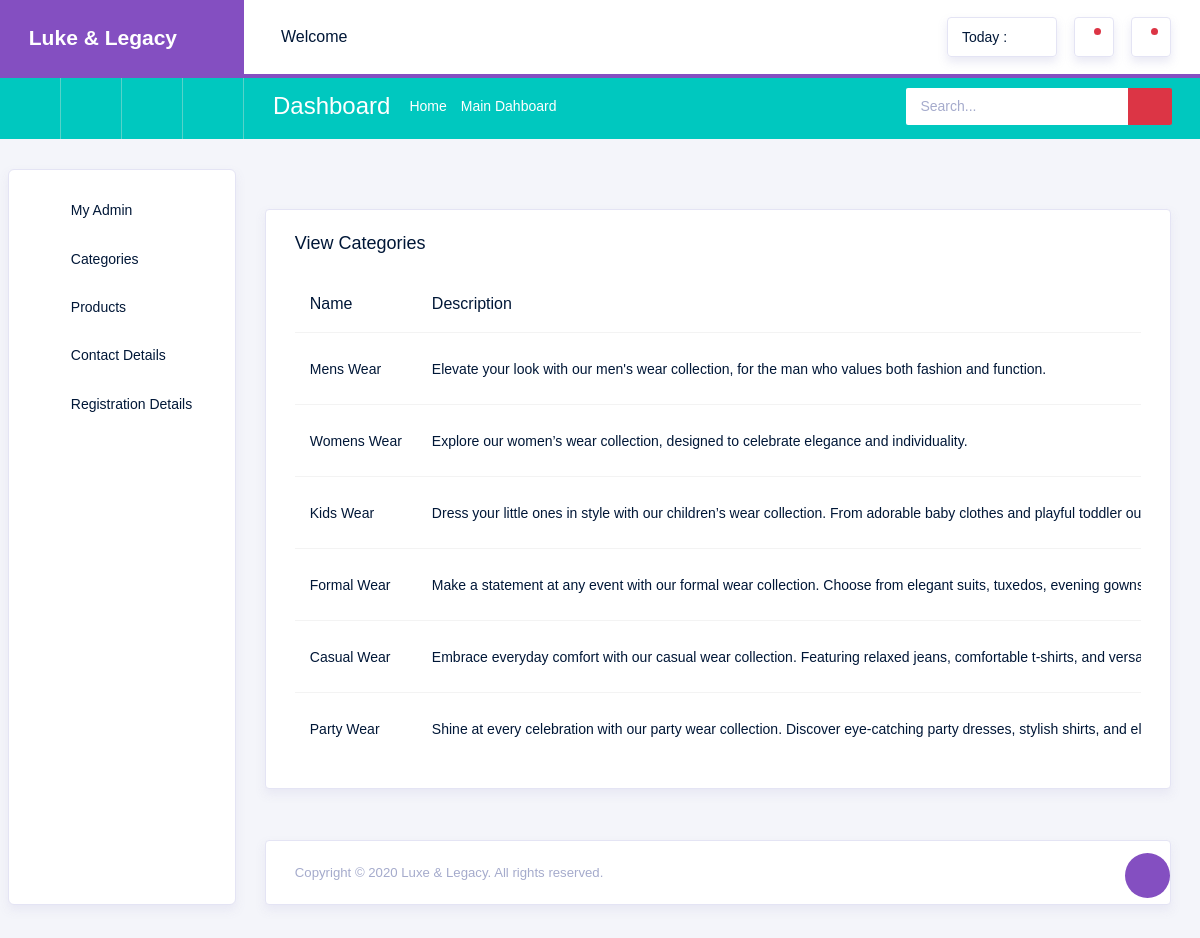
/Textileapp/view_category/, run on the app's committed database.
### Textileapp/models.py (models this page shows)
class TextileDB(models.Model):
    Name = models.CharField(max_length=50,null=True,blank=True)
    Description = models.CharField(max_length=50, null=True, blank=True)
    Image = models.ImageField(upload_to="Category Images", null=True, blank=True)

### Textileapp/views.py (the view)
# urls.py: path("view_category/",views.view_category,name="view_category"),
def view_category(request):
    data = TextileDB.objects.all()
    return render(request, "View_Category.html", {'data':data})

### Textileapp/templates/View_Category.html (shortened to what this page needs)
<!DOCTYPE html>
{% extends 'index.html' %}
{% block content %}
<html lang="en">
<head>
</head>
<body>
    <div class="col-lg-18 grid-margin stretch-card" style="margin-top:40px;">
              <div class="card">
                <div class="card-body">
                  <h4 class="card-title">View Categories</h4>
                  <div class="table-responsive">
                    <table class="table table-hover">
                      <thead>
                        <tr>
                          <th>Name</th>
                          <th>Description</th>
                        </tr>
                      </thead>
                      <tbody>
                       {% for d in data %}
                            <tr>
                                <td>{{ d.Name }}</td>
                                <td>{{ d.Description }}</td>
                        </tr>
                       {% endfor %}
                      </tbody>
                    </table>
                  </div>
                </div>
              </div>
            </div>
</body>
</html>
{% endblock %}

### Textileapp/templates/index.html (shortened to what this page needs)
<!DOCTYPE html>
{% load static %}
<html lang="en">
<head>
  <link rel="stylesheet" href="{% static 'assets/vendors/typicons/typicons.css' %}">
  <link rel="stylesheet" href="{% static 'assets/vendors/css/vendor.bundle.base.css' %}">
  <link rel="stylesheet" href="{% static 'assets/css/vertical-layout-light/style.css' %}">
</head>
<body>
  <div class="container-scroller">
    <nav class="navbar col-lg-12 col-12 p-0 fixed-top d-flex flex-row">
      <div class="navbar-brand-wrapper d-flex justify-content-center">
        <div class="navbar-brand-inner-wrapper d-flex justify-content-between align-items-center w-100">
          <a class="navbar-brand brand-logo" href="{% url 'textile_index' %}"><p style="color:white;font-weight:700;font-size:21px;margin-top:10px;">Luke & Legacy</p></a>
          <button class="navbar-toggler navbar-toggler align-self-center" type="button" data-toggle="minimize">
            <span class="typcn typcn-th-menu"></span>
          </button>
        </div>
      </div>
      <div class="navbar-menu-wrapper d-flex align-items-center justify-content-end">
        <ul class="navbar-nav mr-lg-2">
          <li class="nav-item nav-profile dropdown">
            <a class="nav-link" href="#" data-toggle="dropdown" id="profileDropdown">
              <span class="nav-profile-name">Welcome {{request.session.username}}</span>
            </a>
          </li>
        </ul>
        <ul class="navbar-nav navbar-nav-right">
          <li class="nav-item nav-date dropdown">
            <a class="nav-link d-flex justify-content-center align-items-center" href="javascript:;">
              <h6 class="date mb-0">Today : {{x}}</h6>
              <i class="typcn typcn-calendar"></i>
            </a>
          </li>
          <li class="nav-item dropdown">
            <a class="nav-link count-indicator dropdown-toggle d-flex justify-content-center align-items-center" id="messageDropdown" href="#" data-toggle="dropdown">
              <i class="typcn typcn-cog-outline mx-0"></i>
              <span class="count"></span>
            </a>
          </li>
          <li class="nav-item dropdown mr-0">
            <a class="nav-link count-indicator dropdown-toggle d-flex align-items-center justify-content-center" id="notificationDropdown" href="#" data-toggle="dropdown">
              <i class="typcn typcn-bell mx-0"></i>
              <span class="count"></span>
            </a>
          </li>
        </ul>
      </div>
    </nav>
    <nav class="navbar-breadcrumb col-xl-12 col-12 d-flex flex-row p-0">
      <div class="navbar-links-wrapper d-flex align-items-stretch">
        <div class="nav-link">
          <a href="javascript:;"><i class="typcn typcn-calendar-outline"></i></a>
        </div>
        <div class="nav-link">
          <a href="javascript:;"><i class="typcn typcn-mail"></i></a>
        </div>
        <div class="nav-link">
          <a href="javascript:;"><i class="typcn typcn-folder"></i></a>
        </div>
        <div class="nav-link">
          <a href="javascript:;"><i class="typcn typcn-document-text"></i></a>
        </div>
      </div>
      <div class="navbar-menu-wrapper d-flex align-items-center justify-content-end">
        <ul class="navbar-nav mr-lg-2">
          <li class="nav-item ml-0">
            <h4 class="mb-0">Dashboard</h4>
          </li>
          <li class="nav-item">
            <div class="d-flex align-items-baseline">
              <p class="mb-0">Home</p>
              <i class="typcn typcn-chevron-right"></i>
              <p class="mb-0">Main Dahboard</p>
            </div>
          </li>
        </ul>
        <ul class="navbar-nav navbar-nav-right">
          <li class="nav-item nav-search d-none d-md-block mr-0">
            <div class="input-group">
              <input type="text" class="form-control" placeholder="Search..." aria-label="search" aria-describedby="search">
              <div class="input-group-prepend">
                <span class="input-group-text" id="search">
                  <i class="typcn typcn-zoom"></i>
                </span>
              </div>
            </div>
          </li>
        </ul>
      </div>
    </nav>
    <div class="container-fluid page-body-wrapper">
      <div class="theme-setting-wrapper">
        <div id="settings-trigger"><i class="typcn typcn-cog-outline"></i></div>
      </div>
      <nav class="sidebar sidebar-offcanvas" id="sidebar">
        <ul class="nav">
          <li class="nav-item">
            <a class="nav-link" href="{% url 'textile_index' %}">
              <i class="typcn typcn-device-desktop menu-icon"></i>
              <span class="menu-title">My Admin</span>
            </a>
          </li>
          <li class="nav-item">
            <a class="nav-link" data-toggle="collapse" href="#ui-basic" aria-expanded="false" aria-controls="ui-basic">
              <i class="typcn typcn-document-text menu-icon"></i>
              <span class="menu-title">Categories</span>
              <i class="menu-arrow"></i>
            </a>
          </li>
          <li class="nav-item">
            <a class="nav-link" data-toggle="collapse" href="#form-elements" aria-expanded="false" aria-controls="form-elements">
              <i class="typcn typcn-film menu-icon"></i>
              <span class="menu-title">Products</span>
              <i class="menu-arrow"></i>
            </a>
          </li>
          <li class="nav-item">
          <li class="nav-item">
            <a class="nav-link" href="{% url 'view_contact' %}">
              <i class="typcn typcn-mortar-board menu-icon"></i>
              <span class="menu-title">Contact Details</span>
            </a>
          </li>
          <li class="nav-item">
            <a class="nav-link" href="{% url 'view_registration' %}">
              <i class="typcn typcn-mortar-board menu-icon"></i>
              <span class="menu-title">Registration Details</span>
            </a>
          </li>
        </ul>
      </nav>
      <div class="main-panel">
        <div class="content-wrapper">
            {% block content %}{% endblock %}
        </div>
        <footer class="footer">
            <div class="card">
                <div class="card-body">
                    <div class="d-sm-flex justify-content-center justify-content-sm-between">
                        <span class="text-muted text-center text-sm-left d-block d-sm-inline-block">Copyright © 2020 <a href="https://www.bootstrapdash.com/" class="text-muted" target="_blank">Luxe & Legacy</a>. All rights reserved.<br>
                        </span>
                    </div>
                </div>
            </div>
        </footer>
      </div>
    </div>
  </div>
</body>
</html>

### data on the page
TextileDB: Name "Mens Wear", Description "Elevate your look with our men's wear collection, for the man who values both fashion and function."
TextileDB: Name "Womens Wear", Description "Explore our women’s wear collection, designed to celebrate elegance and individuality."
TextileDB: Name "Kids Wear", Description "Dress your little ones in style with our children’s wear collection. From adorable baby clothes and playful toddler…"
TextileDB: Name "Formal Wear", Description "Make a statement at any event with our formal wear collection. Choose from elegant suits, tuxedos, evening…"
TextileDB: Name "Casual Wear", Description "Embrace everyday comfort with our casual wear collection. Featuring relaxed jeans, comfortable t-shirts, and…"
TextileDB: Name "Party Wear", Description "Shine at every celebration with our party wear collection. Discover eye-catching party dresses, stylish shirts, and…"
